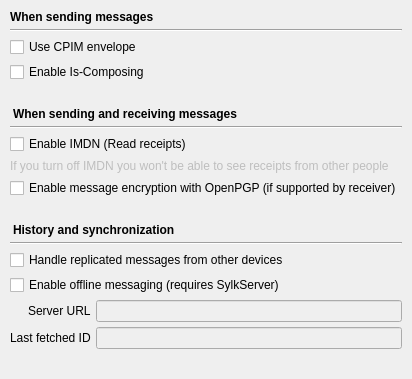
          <widget class="QWidget" name="sms_tab">
           <attribute name="title">
            <string>Messages</string>
           </attribute>
           <layout class="QGridLayout" name="gridLayout_3">
            <property name="leftMargin">
             <number>10</number>
            </property>
            <property name="topMargin">
             <number>10</number>
            </property>
            <property name="rightMargin">
             <number>10</number>
            </property>
            <property name="bottomMargin">
             <number>10</number>
            </property>
            <property name="spacing">
             <number>5</number>
            </property>
            <item row="0" column="0">
             <widget class="QWidget" name="message_widget" native="true">
              <property name="minimumSize">
               <size>
                <width>0</width>
                <height>0</height>
               </size>
              </property>
              <layout class="QGridLayout" name="gridLayout_2">
               <property name="leftMargin">
                <number>0</number>
               </property>
               <property name="topMargin">
                <number>0</number>
               </property>
               <property name="rightMargin">
                <number>0</number>
               </property>
               <property name="bottomMargin">
                <number>0</number>
               </property>
               <property name="spacing">
                <number>5</number>
               </property>
               <item row="3" column="0" colspan="2">
                <widget class="QCheckBox" name="message_iscomposing_enabled_button">
                 <property name="text">
                  <string>Enable Is-Composing</string>
                 </property>
                </widget>
               </item>
               <item row="15" column="1">
                <widget class="QLineEdit" name="last_id_editor">
                 <property name="enabled">
                  <bool>false</bool>
                 </property>
                </widget>
               </item>
               <item row="2" column="0" colspan="2">
                <widget class="QCheckBox" name="message_cpim_enabled_button">
                 <property name="text">
                  <string>Use CPIM envelope</string>
                 </property>
                </widget>
               </item>
               <item row="0" column="0" colspan="2">
                <widget class="QLabel" name="message_label">
                 <property name="font">
                  <font>
                   <weight>75</weight>
                   <bold>true</bold>
                  </font>
                 </property>
                 <property name="text">
                  <string>When sending messages</string>
                 </property>
                 <property name="scaledContents">
                  <bool>false</bool>
                 </property>
                </widget>
               </item>
               <item row="12" column="0" colspan="2">
                <widget class="QCheckBox" name="message_replication_button">
                 <property name="text">
                  <string>Handle replicated messages from other devices</string>
                 </property>
                </widget>
               </item>
               <item row="14" column="1">
                <widget class="QLineEdit" name="history_url_editor">
                 <property name="enabled">
                  <bool>false</bool>
                 </property>
                 <property name="readOnly">
                  <bool>false</bool>
                 </property>
                </widget>
               </item>
               <item row="10" column="0" colspan="2">
                <widget class="QLabel" name="history_label">
                 <property name="font">
                  <font>
                   <weight>75</weight>
                   <bold>true</bold>
                  </font>
                 </property>
                 <property name="styleSheet">
                  <string notr="true">margin-top: 20px;</string>
                 </property>
                 <property name="text">
                  <string>History and synchronization</string>
                 </property>
                </widget>
               </item>
               <item row="14" column="0" alignment="Qt::AlignRight">
                <widget class="QLabel" name="history_url_label">
                 <property name="text">
                  <string>Server URL</string>
                 </property>
                </widget>
               </item>
               <item row="9" column="0" colspan="2">
                <widget class="QCheckBox" name="message_pgp_enabled_button">
                 <property name="text">
                  <string>Enable message encryption with OpenPGP (if supported by receiver)</string>
                 </property>
                </widget>
               </item>
               <item row="1" column="0" colspan="2">
                <widget class="Line" name="line_2">
                 <property name="orientation">
                  <enum>Qt::Horizontal</enum>
                 </property>
                </widget>
               </item>
               <item row="6" column="0" colspan="2">
                <widget class="QCheckBox" name="message_imdn_enabled_button">
                 <property name="text">
                  <string>Enable IMDN (Read receipts)</string>
                 </property>
                </widget>
               </item>
               <item row="4" column="0" colspan="2">
                <widget class="QLabel" name="label">
                 <property name="font">
                  <font>
                   <weight>75</weight>
                   <bold>true</bold>
                  </font>
                 </property>
                 <property name="styleSheet">
                  <string notr="true">margin-top: 20px;</string>
                 </property>
                 <property name="text">
                  <string>When sending and receiving messages</string>
                 </property>
                </widget>
               </item>
               <item row="7" column="0" colspan="2">
                <widget class="QLabel" name="label_4">
                 <property name="enabled">
                  <bool>false</bool>
                 </property>
                 <property name="text">
                  <string>If you turn off IMDN you won't be able to see receipts from other people</string>
                 </property>
                </widget>
               </item>
               <item row="5" column="0" colspan="2">
                <widget class="Line" name="line_4">
                 <property name="orientation">
                  <enum>Qt::Horizontal</enum>
                 </property>
                </widget>
               </item>
               <item row="11" column="0" colspan="2">
                <widget class="Line" name="history_line">
                 <property name="orientation">
                  <enum>Qt::Horizontal</enum>
                 </property>
                </widget>
               </item>
               <item row="15" column="0" alignment="Qt::AlignRight">
                <widget class="QLabel" name="last_id_label">
                 <property name="text">
                  <string>Last fetched ID</string>
                 </property>
                </widget>
               </item>
               <item row="13" column="0" colspan="2">
                <widget class="QCheckBox" name="message_synchronization_button">
                 <property name="text">
                  <string>Enable offline messaging (requires SylkServer)</string>
                 </property>
                </widget>
               </item>
              </layout>
             </widget>
            </item>
            <item row="1" column="0">
             <spacer name="verticalSpacer">
              <property name="orientation">
               <enum>Qt::Vertical</enum>
              </property>
              <property name="sizeHint" stdset="0">
               <size>
                <width>20</width>
                <height>20</height>
               </size>
              </property>
             </spacer>
            </item>
           </layout>
          </widget>
